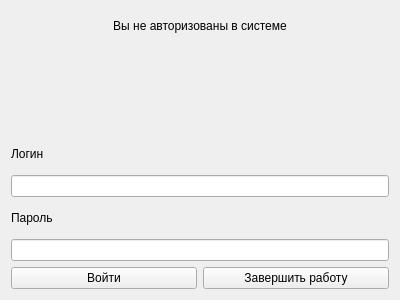
<?xml version="1.0" encoding="UTF-8"?>
<ui version="4.0">
 <class>Form</class>
 <widget class="QWidget" name="Form">
  <property name="geometry">
   <rect>
    <x>0</x>
    <y>0</y>
    <width>400</width>
    <height>300</height>
   </rect>
  </property>
  <property name="sizePolicy">
   <sizepolicy hsizetype="Fixed" vsizetype="Fixed">
    <horstretch>0</horstretch>
    <verstretch>0</verstretch>
   </sizepolicy>
  </property>
  <property name="windowTitle">
   <string>Form</string>
  </property>
  <layout class="QVBoxLayout" name="verticalLayout" stretch="1,3,1,1,1,1,1">
   <item>
    <widget class="QLabel" name="label_3">
     <property name="layoutDirection">
      <enum>Qt::LeftToRight</enum>
     </property>
     <property name="text">
      <string>Вы не авторизованы в системе</string>
     </property>
     <property name="alignment">
      <set>Qt::AlignCenter</set>
     </property>
    </widget>
   </item>
   <item>
    <spacer name="verticalSpacer">
     <property name="orientation">
      <enum>Qt::Vertical</enum>
     </property>
     <property name="sizeHint" stdset="0">
      <size>
       <width>20</width>
       <height>40</height>
      </size>
     </property>
    </spacer>
   </item>
   <item>
    <widget class="QLabel" name="label">
     <property name="text">
      <string>Логин</string>
     </property>
    </widget>
   </item>
   <item>
    <widget class="QLineEdit" name="login_line"/>
   </item>
   <item>
    <widget class="QLabel" name="label_2">
     <property name="text">
      <string>Пароль</string>
     </property>
    </widget>
   </item>
   <item>
    <widget class="QLineEdit" name="password_line"/>
   </item>
   <item>
    <layout class="QHBoxLayout" name="horizontalLayout">
     <item>
      <widget class="QPushButton" name="btn_login">
       <property name="text">
        <string>Войти</string>
       </property>
      </widget>
     </item>
     <item>
      <widget class="QPushButton" name="btn_exit">
       <property name="text">
        <string>Завершить работу</string>
       </property>
      </widget>
     </item>
    </layout>
   </item>
  </layout>
 </widget>
 <resources/>
 <connections/>
</ui>
